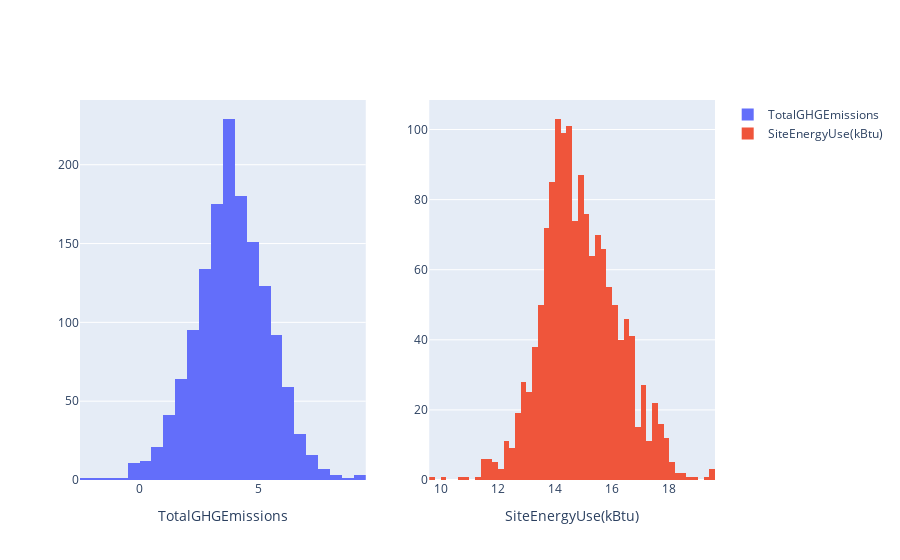

Notebook code for this chart:
### Code cell
target_vars = ['TotalGHGEmissions', 'SiteEnergyUse(kBtu)']
fig = make_subplots(rows=1, cols=2)

for i, var in enumerate(target_vars):
    fig.add_trace(go.Histogram(x=np.log(df[var]), nbinsx=50, name=var), row=(i//2)+1, col=(i%2)+1)
    fig.update_xaxes(title_text=var,row=(i//2)+1, col=(i%2)+1)
fig.show()

### Figure 1 — Plotly figure (JSON) as saved in the notebook; plotly's stock layout.template omitted (floating-point values rounded to 4 significant figures; data arrays with more than 128 entries replaced by an {"elided": "..."} marker saying what was removed)
{"data": [{"name": "TotalGHGEmissions", "nbinsx": 50, "type": "histogram", "x": {"elided": "1454 float values"}, "xaxis": "x", "yaxis": "y"}, {"name": "SiteEnergyUse(kBtu)", "nbinsx": 50, "type": "histogram", "x": {"elided": "1454 float values"}, "xaxis": "x2", "yaxis": "y2"}], "layout": {"autosize": true, "xaxis": {"anchor": "y", "autorange": true, "domain": [0, 0.45], "range": [-2.5, 9.5], "title": {"text": "TotalGHGEmissions"}, "type": "linear"}, "xaxis2": {"anchor": "y2", "autorange": true, "domain": [0.55, 1], "range": [9.6, 19.6], "title": {"text": "SiteEnergyUse(kBtu)"}, "type": "linear"}, "yaxis": {"anchor": "x", "autorange": true, "domain": [0, 1], "range": [0, 241.1]}, "yaxis2": {"anchor": "x2", "autorange": true, "domain": [0, 1], "range": [0, 108.4]}}}
